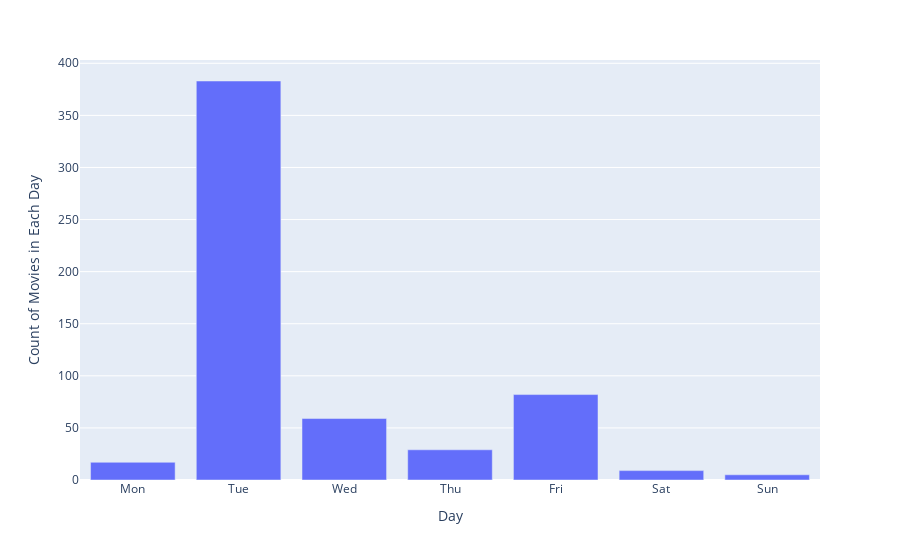

Notebook cell for this chart:
### Code cell
days= df['day'].value_counts(sort=False)
day = ['Mon','Tue','Wed','Thu','Fri','Sat','Sun']

fig = px.bar(days, x= day, y=days.values, labels={'y':'Count of Movies in Each Day', 'x':'Day'})
fig.show()

### Figure 1 — Plotly figure (JSON) as saved in the notebook; plotly's stock layout.template omitted (floating-point values rounded to 4 significant figures)
{"data": [{"alignmentgroup": "True", "hovertemplate": "Day=%{x}<br>Count of Movies in Each Day=%{y}<extra></extra>", "legendgroup": "", "marker": {"color": "#636efa", "pattern": {"shape": ""}}, "name": "", "offsetgroup": "", "orientation": "v", "showlegend": false, "textposition": "auto", "type": "bar", "x": ["Mon", "Tue", "Wed", "Thu", "Fri", "Sat", "Sun"], "xaxis": "x", "y": [17, 383, 59, 29, 82, 9, 5], "yaxis": "y"}], "layout": {"barmode": "relative", "legend": {"tracegroupgap": 0}, "margin": {"t": 60}, "xaxis": {"anchor": "y", "domain": [0, 1], "title": {"text": "Day"}}, "yaxis": {"anchor": "x", "domain": [0, 1], "title": {"text": "Count of Movies in Each Day"}}}}
